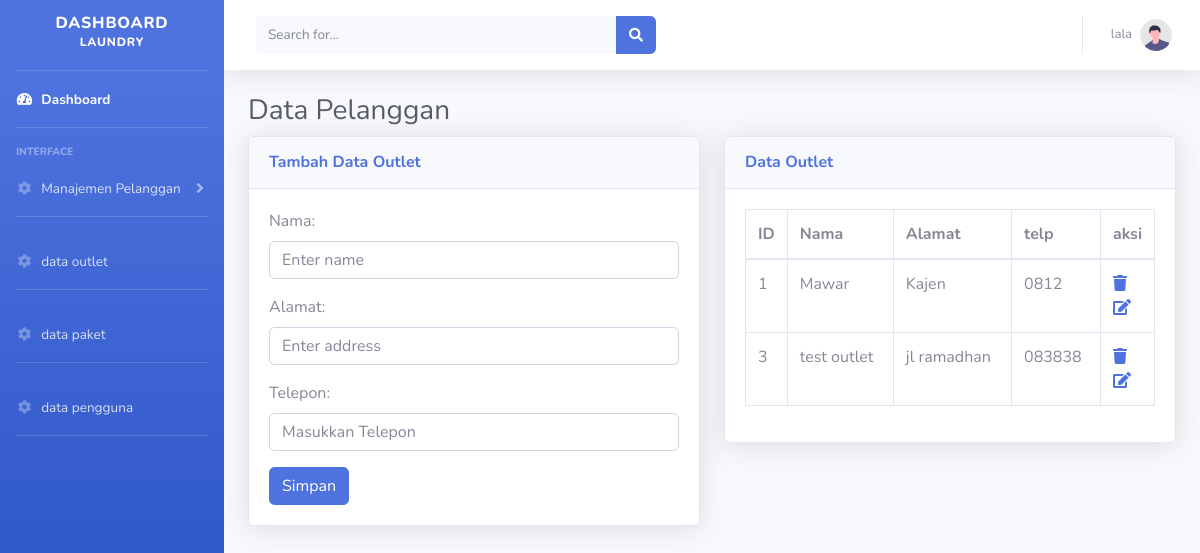
The page /data_outlet.php (signed in) on the database its author committed.
### tables this page shows
CREATE TABLE `tb_outlet` (
  `id` int(11) NOT NULL,
  `nama` varchar(100) NOT NULL,
  `alamat` text NOT NULL,
  `tlp` varchar(15) NOT NULL
);

### data_outlet.php (the view)
<?php
include 'header.php';
?>
<div class="container-fluid">
    <h1 class="h3 mb-2 text-gray-800">Data Pelanggan</h1>
    <div class="row">
        <div class="col-lg-6">
            <div class="card shadow mb-4">
                <div class="card-header py-3">
                    <h6 class="m-0 font-weight-bold text-primary">Tambah Data Outlet</h6>
                </div>
                <div class="card-body">
                    <form action="proses_tambah_outlet.php" method="post" enctype="multipart/form-data">
                        <div class="form-group">
                            <label for="name">Nama:</label>
                            <input type="text" class="form-control" name="nama" id="name" placeholder="Enter name">
                        </div>
                        <div class="form-group">
                            <label for="address">Alamat:</label>
                            <input type="text" class="form-control" name="alamat" placeholder="Enter address">
                        </div>
                        <div class="form-group">
                            <label for="phone">Telepon:</label>
                            <input type="text" class="form-control" name="tlp" placeholder="Masukkan Telepon">
                        </div>
                        <button type="submit" class="btn btn-primary">Simpan</button>
                    </form>
                </div>
            </div>
        </div>
        <div class="col-lg-6">
            <div class="card shadow mb-4">
                <div class="card-header py-3">
                    <h6 class="m-0 font-weight-bold text-primary">Data Outlet</h6>
                </div>
                <div class="card-body">
                    <div class="table-responsive">
                        <table class="table table-bordered" id="dataTable" width="100%" cellspacing="0">
                            <thead>
                                <tr>
                                    <th width="5px">ID</th>
                                    <th>Nama</th>
                                    <th>Alamat</th>
                                    <th>telp</th>
                                    <th width="6px">aksi</th>
                                </tr>
                            </thead>
                            <tbody>
                                <?php
                                include "koneksi.php";
                                $sql = mysqli_query($koneksi, "select * from tb_outlet");
                                while ($data = mysqli_fetch_array($sql)) {
                                ?>
                                    <tr>
                                        <td><?= $data['id'] ?></td>
                                        <td><?= $data['nama'] ?></td>
                                        <td><?= $data['alamat'] ?></td>
                                        <td><?= $data['tlp'] ?></td>
                                        <td><a href="hapus_outlet.php?id=<?= $data['id'] ?>"><i class="fa fa-trash"></i></a> <a href="edit_outlet.php?id=<?= $data['id'] ?>"><i class="fa fa-edit"></i></a></td>
                                    </tr>
                                <?php
                                }
                                ?>
                            </tbody>
                        </table>
                    </div>
                </div>
            </div>
        </div>
    </div>
</div>
</div>
</div>
<?php
include 'footer.php';
?>

### rows shown on the page
tb_outlet: id "1", nama "Mawar", alamat "Kajen", tlp "0812"
tb_outlet: id "3", nama "test outlet", alamat "jl ramadhan", tlp "083838"

### other values the page prints
$_SESSION['username'] "lala"
